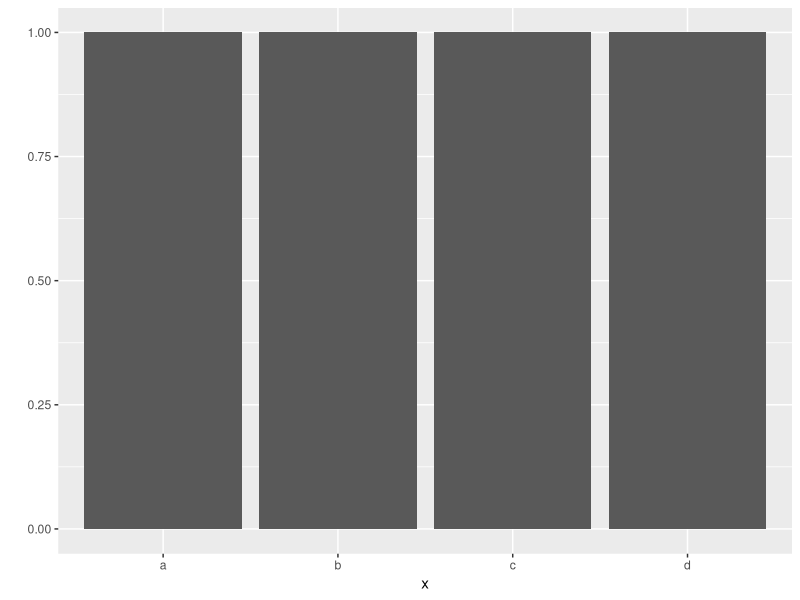
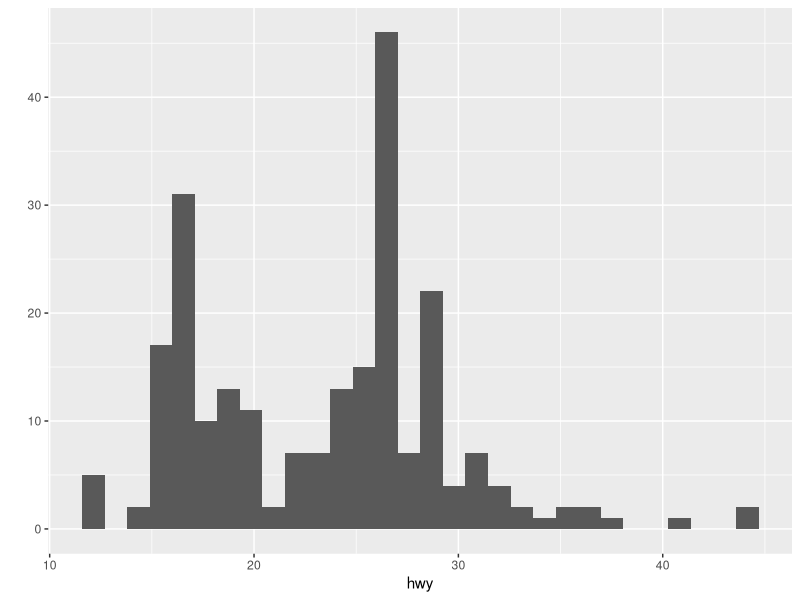
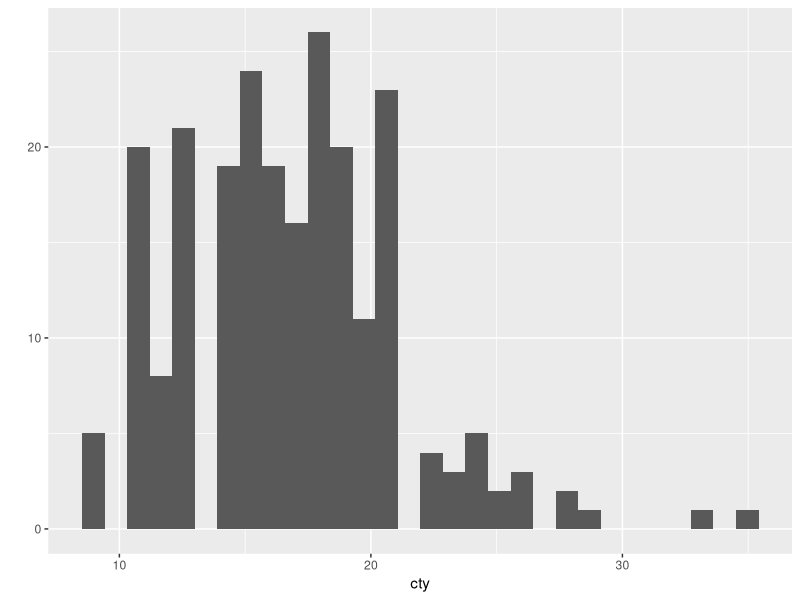
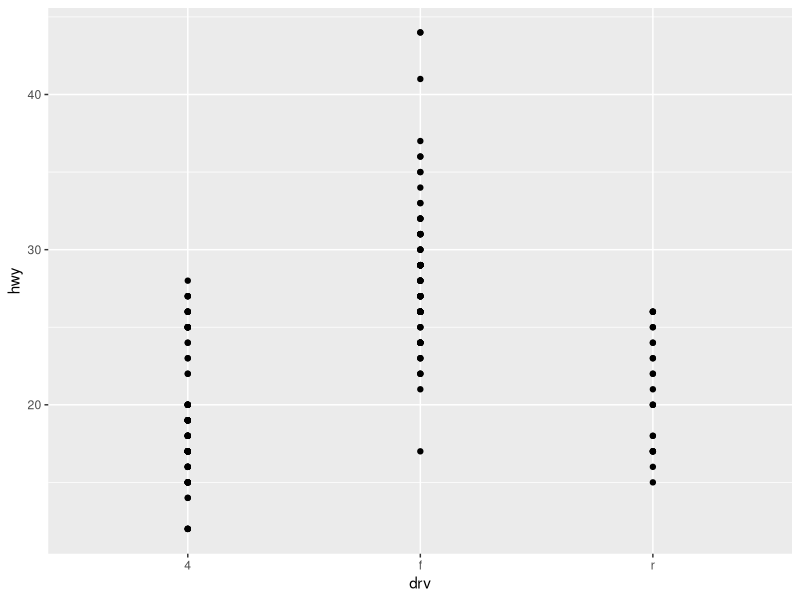
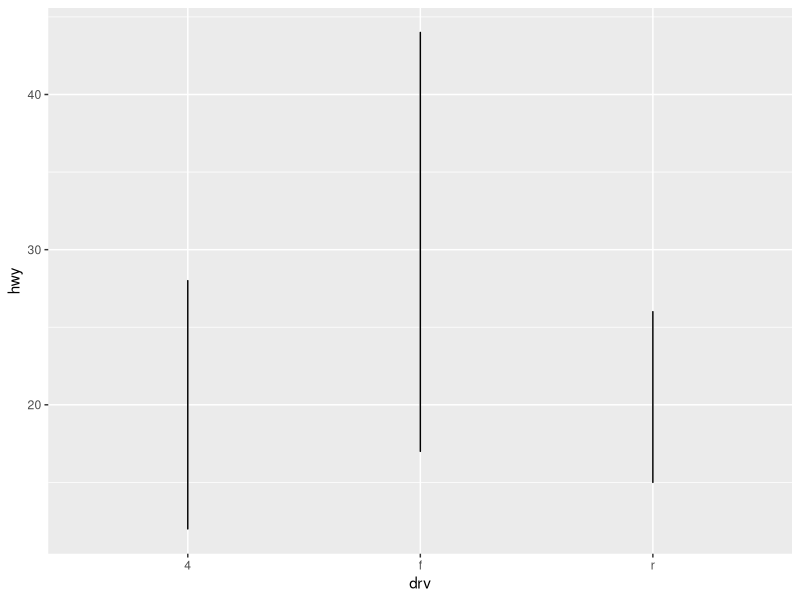
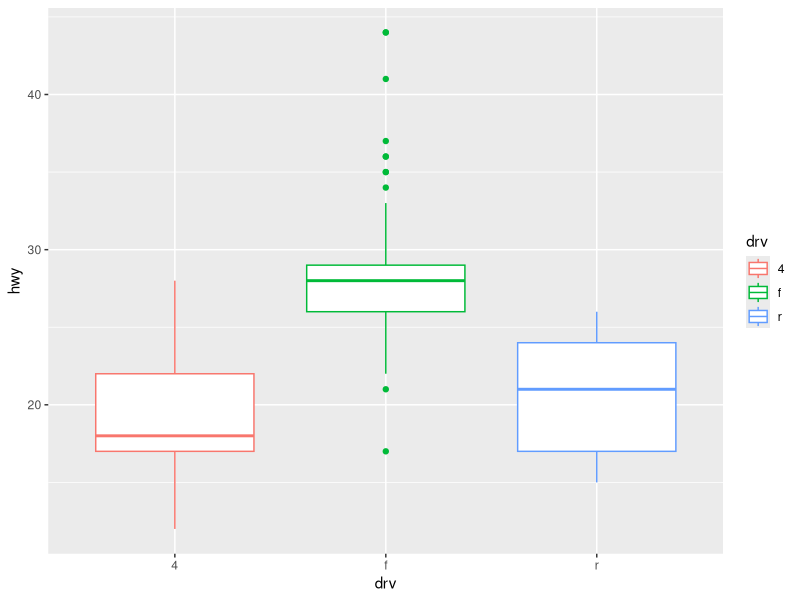

Here is the R script that generated these plots, in order:

#함수를 앞서 배웠다. 여기서는 패키지에 대해서 알아보는데, 쉽게 생각해라

#패키지는 ㅎ마수들을 모아놓은 꾸러미라고 생각하면 이해하기 쉬울것이다.

#데이터를 그래프로 표현하는 작업을 할 때 가장많이 쓰는 패키지인 ggplot2 인스톨함
install.packages("ggplot2")

library(ggplot2)

#변수 저장
x<-c("a","b","c","d")
#x <- c("a","b","c","d","a")
x

#qplot()는 인자값으 빈도수를 그래프로 보여주는 함수이다.
qplot(x)

#아래 내용의 mpg(Mile per Gallon)라는 것은 미국에서 그냥 공개한 데이터이다
#여기서는 앞서 말했듯 인자값이 어떻게 변하느냐에 따라 기능이 달라진다는 것을 확인하고 인지하면 된다
#자세한건 뒤에서

qplot(data = mpg, x=hwy)

qplot(data = mpg, x = cty)

#x축을 drv, y축을 hwy로 설정
qplot(data = mpg, x = drv, y = hwy)

#선으로 보이기
qplot(data = mpg, x = drv, y = hwy,geom = "line")

#박스로 보이기 #색상변경
qplot(data = mpg, x = drv, y = hwy, geom = "boxplot", colour = drv)

?qplot




